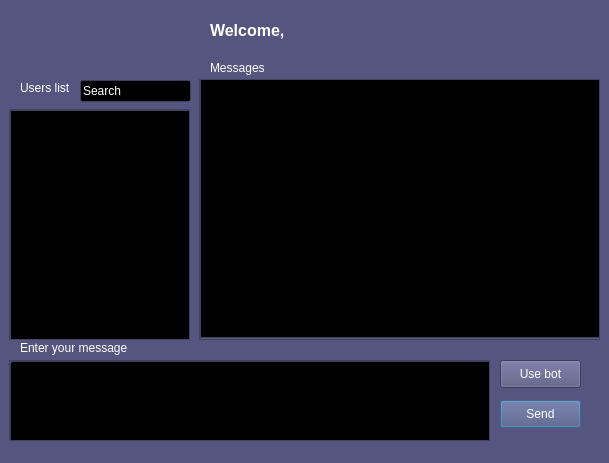
<?xml version="1.0" encoding="UTF-8"?>
<ui version="4.0">
 <class>ChatWindow</class>
 <widget class="QDialog" name="ChatWindow">
  <property name="geometry">
   <rect>
    <x>0</x>
    <y>0</y>
    <width>609</width>
    <height>463</height>
   </rect>
  </property>
  <property name="palette">
   <palette>
    <active>
     <colorrole role="WindowText">
      <brush brushstyle="SolidPattern">
       <color alpha="255">
        <red>255</red>
        <green>255</green>
        <blue>255</blue>
       </color>
      </brush>
     </colorrole>
     <colorrole role="Button">
      <brush brushstyle="SolidPattern">
       <color alpha="255">
        <red>85</red>
        <green>85</green>
        <blue>127</blue>
       </color>
      </brush>
     </colorrole>
     <colorrole role="Light">
      <brush brushstyle="SolidPattern">
       <color alpha="255">
        <red>127</red>
        <green>127</green>
        <blue>191</blue>
       </color>
      </brush>
     </colorrole>
     <colorrole role="Midlight">
      <brush brushstyle="SolidPattern">
       <color alpha="255">
        <red>106</red>
        <green>106</green>
        <blue>159</blue>
       </color>
      </brush>
     </colorrole>
     <colorrole role="Dark">
      <brush brushstyle="SolidPattern">
       <color alpha="255">
        <red>42</red>
        <green>42</green>
        <blue>63</blue>
       </color>
      </brush>
     </colorrole>
     <colorrole role="Mid">
      <brush brushstyle="SolidPattern">
       <color alpha="255">
        <red>56</red>
        <green>56</green>
        <blue>84</blue>
       </color>
      </brush>
     </colorrole>
     <colorrole role="Text">
      <brush brushstyle="SolidPattern">
       <color alpha="255">
        <red>255</red>
        <green>255</green>
        <blue>255</blue>
       </color>
      </brush>
     </colorrole>
     <colorrole role="BrightText">
      <brush brushstyle="SolidPattern">
       <color alpha="255">
        <red>255</red>
        <green>255</green>
        <blue>255</blue>
       </color>
      </brush>
     </colorrole>
     <colorrole role="ButtonText">
      <brush brushstyle="SolidPattern">
       <color alpha="255">
        <red>255</red>
        <green>255</green>
        <blue>255</blue>
       </color>
      </brush>
     </colorrole>
     <colorrole role="Base">
      <brush brushstyle="SolidPattern">
       <color alpha="255">
        <red>0</red>
        <green>0</green>
        <blue>0</blue>
       </color>
      </brush>
     </colorrole>
     <colorrole role="Window">
      <brush brushstyle="SolidPattern">
       <color alpha="255">
        <red>85</red>
        <green>85</green>
        <blue>127</blue>
       </color>
      </brush>
     </colorrole>
     <colorrole role="Shadow">
      <brush brushstyle="SolidPattern">
       <color alpha="255">
        <red>0</red>
        <green>0</green>
        <blue>0</blue>
       </color>
      </brush>
     </colorrole>
     <colorrole role="AlternateBase">
      <brush brushstyle="SolidPattern">
       <color alpha="255">
        <red>42</red>
        <green>42</green>
        <blue>63</blue>
       </color>
      </brush>
     </colorrole>
     <colorrole role="ToolTipBase">
      <brush brushstyle="SolidPattern">
       <color alpha="255">
        <red>255</red>
        <green>255</green>
        <blue>220</blue>
       </color>
      </brush>
     </colorrole>
     <colorrole role="ToolTipText">
      <brush brushstyle="SolidPattern">
       <color alpha="255">
        <red>0</red>
        <green>0</green>
        <blue>0</blue>
       </color>
      </brush>
     </colorrole>
    </active>
    <inactive>
     <colorrole role="WindowText">
      <brush brushstyle="SolidPattern">
       <color alpha="255">
        <red>255</red>
        <green>255</green>
        <blue>255</blue>
       </color>
      </brush>
     </colorrole>
     <colorrole role="Button">
      <brush brushstyle="SolidPattern">
       <color alpha="255">
        <red>85</red>
        <green>85</green>
        <blue>127</blue>
       </color>
      </brush>
     </colorrole>
     <colorrole role="Light">
      <brush brushstyle="SolidPattern">
       <color alpha="255">
        <red>127</red>
        <green>127</green>
        <blue>191</blue>
       </color>
      </brush>
     </colorrole>
     <colorrole role="Midlight">
      <brush brushstyle="SolidPattern">
       <color alpha="255">
        <red>106</red>
        <green>106</green>
        <blue>159</blue>
       </color>
      </brush>
     </colorrole>
     <colorrole role="Dark">
      <brush brushstyle="SolidPattern">
       <color alpha="255">
        <red>42</red>
        <green>42</green>
        <blue>63</blue>
       </color>
      </brush>
     </colorrole>
     <colorrole role="Mid">
      <brush brushstyle="SolidPattern">
       <color alpha="255">
        <red>56</red>
        <green>56</green>
        <blue>84</blue>
       </color>
      </brush>
     </colorrole>
     <colorrole role="Text">
      <brush brushstyle="SolidPattern">
       <color alpha="255">
        <red>255</red>
        <green>255</green>
        <blue>255</blue>
       </color>
      </brush>
     </colorrole>
     <colorrole role="BrightText">
      <brush brushstyle="SolidPattern">
       <color alpha="255">
        <red>255</red>
        <green>255</green>
        <blue>255</blue>
       </color>
      </brush>
     </colorrole>
     <colorrole role="ButtonText">
      <brush brushstyle="SolidPattern">
       <color alpha="255">
        <red>255</red>
        <green>255</green>
        <blue>255</blue>
       </color>
      </brush>
     </colorrole>
     <colorrole role="Base">
      <brush brushstyle="SolidPattern">
       <color alpha="255">
        <red>0</red>
        <green>0</green>
        <blue>0</blue>
       </color>
      </brush>
     </colorrole>
     <colorrole role="Window">
      <brush brushstyle="SolidPattern">
       <color alpha="255">
        <red>85</red>
        <green>85</green>
        <blue>127</blue>
       </color>
      </brush>
     </colorrole>
     <colorrole role="Shadow">
      <brush brushstyle="SolidPattern">
       <color alpha="255">
        <red>0</red>
        <green>0</green>
        <blue>0</blue>
       </color>
      </brush>
     </colorrole>
     <colorrole role="AlternateBase">
      <brush brushstyle="SolidPattern">
       <color alpha="255">
        <red>42</red>
        <green>42</green>
        <blue>63</blue>
       </color>
      </brush>
     </colorrole>
     <colorrole role="ToolTipBase">
      <brush brushstyle="SolidPattern">
       <color alpha="255">
        <red>255</red>
        <green>255</green>
        <blue>220</blue>
       </color>
      </brush>
     </colorrole>
     <colorrole role="ToolTipText">
      <brush brushstyle="SolidPattern">
       <color alpha="255">
        <red>0</red>
        <green>0</green>
        <blue>0</blue>
       </color>
      </brush>
     </colorrole>
    </inactive>
    <disabled>
     <colorrole role="WindowText">
      <brush brushstyle="SolidPattern">
       <color alpha="255">
        <red>42</red>
        <green>42</green>
        <blue>63</blue>
       </color>
      </brush>
     </colorrole>
     <colorrole role="Button">
      <brush brushstyle="SolidPattern">
       <color alpha="255">
        <red>85</red>
        <green>85</green>
        <blue>127</blue>
       </color>
      </brush>
     </colorrole>
     <colorrole role="Light">
      <brush brushstyle="SolidPattern">
       <color alpha="255">
        <red>127</red>
        <green>127</green>
        <blue>191</blue>
       </color>
      </brush>
     </colorrole>
     <colorrole role="Midlight">
      <brush brushstyle="SolidPattern">
       <color alpha="255">
        <red>106</red>
        <green>106</green>
        <blue>159</blue>
       </color>
      </brush>
     </colorrole>
     <colorrole role="Dark">
      <brush brushstyle="SolidPattern">
       <color alpha="255">
        <red>42</red>
        <green>42</green>
        <blue>63</blue>
       </color>
      </brush>
     </colorrole>
     <colorrole role="Mid">
      <brush brushstyle="SolidPattern">
       <color alpha="255">
        <red>56</red>
        <green>56</green>
        <blue>84</blue>
       </color>
      </brush>
     </colorrole>
     <colorrole role="Text">
      <brush brushstyle="SolidPattern">
       <color alpha="255">
        <red>42</red>
        <green>42</green>
        <blue>63</blue>
       </color>
      </brush>
     </colorrole>
     <colorrole role="BrightText">
      <brush brushstyle="SolidPattern">
       <color alpha="255">
        <red>255</red>
        <green>255</green>
        <blue>255</blue>
       </color>
      </brush>
     </colorrole>
     <colorrole role="ButtonText">
      <brush brushstyle="SolidPattern">
       <color alpha="255">
        <red>42</red>
        <green>42</green>
        <blue>63</blue>
       </color>
      </brush>
     </colorrole>
     <colorrole role="Base">
      <brush brushstyle="SolidPattern">
       <color alpha="255">
        <red>85</red>
        <green>85</green>
        <blue>127</blue>
       </color>
      </brush>
     </colorrole>
     <colorrole role="Window">
      <brush brushstyle="SolidPattern">
       <color alpha="255">
        <red>85</red>
        <green>85</green>
        <blue>127</blue>
       </color>
      </brush>
     </colorrole>
     <colorrole role="Shadow">
      <brush brushstyle="SolidPattern">
       <color alpha="255">
        <red>0</red>
        <green>0</green>
        <blue>0</blue>
       </color>
      </brush>
     </colorrole>
     <colorrole role="AlternateBase">
      <brush brushstyle="SolidPattern">
       <color alpha="255">
        <red>85</red>
        <green>85</green>
        <blue>127</blue>
       </color>
      </brush>
     </colorrole>
     <colorrole role="ToolTipBase">
      <brush brushstyle="SolidPattern">
       <color alpha="255">
        <red>255</red>
        <green>255</green>
        <blue>220</blue>
       </color>
      </brush>
     </colorrole>
     <colorrole role="ToolTipText">
      <brush brushstyle="SolidPattern">
       <color alpha="255">
        <red>0</red>
        <green>0</green>
        <blue>0</blue>
       </color>
      </brush>
     </colorrole>
    </disabled>
   </palette>
  </property>
  <property name="contextMenuPolicy">
   <enum>Qt::PreventContextMenu</enum>
  </property>
  <property name="windowTitle">
   <string>Chat</string>
  </property>
  <widget class="QLabel" name="labelWelcome">
   <property name="geometry">
    <rect>
     <x>210</x>
     <y>10</y>
     <width>101</width>
     <height>41</height>
    </rect>
   </property>
   <property name="font">
    <font>
     <pointsize>12</pointsize>
     <weight>75</weight>
     <bold>true</bold>
    </font>
   </property>
   <property name="text">
    <string>Welcome,</string>
   </property>
  </widget>
  <widget class="QScrollArea" name="scrollArea">
   <property name="geometry">
    <rect>
     <x>9</x>
     <y>109</y>
     <width>181</width>
     <height>231</height>
    </rect>
   </property>
   <property name="widgetResizable">
    <bool>true</bool>
   </property>
   <widget class="QWidget" name="scrollAreaWidgetContents">
    <property name="geometry">
     <rect>
      <x>0</x>
      <y>0</y>
      <width>177</width>
      <height>227</height>
     </rect>
    </property>
    <widget class="QListWidget" name="listWidget">
     <property name="geometry">
      <rect>
       <x>0</x>
       <y>0</y>
       <width>181</width>
       <height>231</height>
      </rect>
     </property>
    </widget>
   </widget>
  </widget>
  <widget class="QLabel" name="labelUserName">
   <property name="geometry">
    <rect>
     <x>320</x>
     <y>10</y>
     <width>191</width>
     <height>41</height>
    </rect>
   </property>
   <property name="font">
    <font>
     <pointsize>12</pointsize>
     <weight>75</weight>
     <bold>true</bold>
    </font>
   </property>
   <property name="text">
    <string/>
   </property>
  </widget>
  <widget class="QScrollArea" name="scrollArea_2">
   <property name="geometry">
    <rect>
     <x>199</x>
     <y>79</y>
     <width>401</width>
     <height>261</height>
    </rect>
   </property>
   <property name="widgetResizable">
    <bool>true</bool>
   </property>
   <widget class="QWidget" name="scrollAreaWidgetContents_2">
    <property name="geometry">
     <rect>
      <x>0</x>
      <y>0</y>
      <width>397</width>
      <height>257</height>
     </rect>
    </property>
    <widget class="QTextEdit" name="textEdit">
     <property name="geometry">
      <rect>
       <x>0</x>
       <y>-3</y>
       <width>401</width>
       <height>261</height>
      </rect>
     </property>
     <property name="palette">
      <palette>
       <active>
        <colorrole role="WindowText">
         <brush brushstyle="SolidPattern">
          <color alpha="255">
           <red>255</red>
           <green>255</green>
           <blue>255</blue>
          </color>
         </brush>
        </colorrole>
        <colorrole role="Dark">
         <brush brushstyle="SolidPattern">
          <color alpha="255">
           <red>0</red>
           <green>0</green>
           <blue>0</blue>
          </color>
         </brush>
        </colorrole>
        <colorrole role="Text">
         <brush brushstyle="SolidPattern">
          <color alpha="255">
           <red>255</red>
           <green>255</green>
           <blue>255</blue>
          </color>
         </brush>
        </colorrole>
        <colorrole role="ButtonText">
         <brush brushstyle="SolidPattern">
          <color alpha="255">
           <red>255</red>
           <green>255</green>
           <blue>255</blue>
          </color>
         </brush>
        </colorrole>
       </active>
       <inactive>
        <colorrole role="WindowText">
         <brush brushstyle="SolidPattern">
          <color alpha="255">
           <red>255</red>
           <green>255</green>
           <blue>255</blue>
          </color>
         </brush>
        </colorrole>
        <colorrole role="Dark">
         <brush brushstyle="SolidPattern">
          <color alpha="255">
           <red>0</red>
           <green>0</green>
           <blue>0</blue>
          </color>
         </brush>
        </colorrole>
        <colorrole role="Text">
         <brush brushstyle="SolidPattern">
          <color alpha="255">
           <red>255</red>
           <green>255</green>
           <blue>255</blue>
          </color>
         </brush>
        </colorrole>
        <colorrole role="ButtonText">
         <brush brushstyle="SolidPattern">
          <color alpha="255">
           <red>255</red>
           <green>255</green>
           <blue>255</blue>
          </color>
         </brush>
        </colorrole>
       </inactive>
       <disabled>
        <colorrole role="WindowText">
         <brush brushstyle="SolidPattern">
          <color alpha="255">
           <red>0</red>
           <green>0</green>
           <blue>0</blue>
          </color>
         </brush>
        </colorrole>
        <colorrole role="Dark">
         <brush brushstyle="SolidPattern">
          <color alpha="255">
           <red>0</red>
           <green>0</green>
           <blue>0</blue>
          </color>
         </brush>
        </colorrole>
        <colorrole role="Text">
         <brush brushstyle="SolidPattern">
          <color alpha="255">
           <red>0</red>
           <green>0</green>
           <blue>0</blue>
          </color>
         </brush>
        </colorrole>
        <colorrole role="ButtonText">
         <brush brushstyle="SolidPattern">
          <color alpha="255">
           <red>0</red>
           <green>0</green>
           <blue>0</blue>
          </color>
         </brush>
        </colorrole>
       </disabled>
      </palette>
     </property>
    </widget>
   </widget>
  </widget>
  <widget class="QLabel" name="labelEnter">
   <property name="geometry">
    <rect>
     <x>20</x>
     <y>340</y>
     <width>121</width>
     <height>16</height>
    </rect>
   </property>
   <property name="text">
    <string>Enter your message</string>
   </property>
  </widget>
  <widget class="QScrollArea" name="scrollArea_3">
   <property name="geometry">
    <rect>
     <x>9</x>
     <y>360</y>
     <width>481</width>
     <height>81</height>
    </rect>
   </property>
   <property name="widgetResizable">
    <bool>true</bool>
   </property>
   <widget class="QWidget" name="scrollAreaWidgetContents_3">
    <property name="geometry">
     <rect>
      <x>0</x>
      <y>0</y>
      <width>477</width>
      <height>77</height>
     </rect>
    </property>
    <widget class="QLineEdit" name="lineEnter">
     <property name="geometry">
      <rect>
       <x>0</x>
       <y>0</y>
       <width>481</width>
       <height>81</height>
      </rect>
     </property>
     <property name="alignment">
      <set>Qt::AlignLeading|Qt::AlignLeft|Qt::AlignTop</set>
     </property>
    </widget>
   </widget>
  </widget>
  <widget class="QPushButton" name="sendButton">
   <property name="geometry">
    <rect>
     <x>500</x>
     <y>400</y>
     <width>81</width>
     <height>28</height>
    </rect>
   </property>
   <property name="text">
    <string>Send</string>
   </property>
  </widget>
  <widget class="QLabel" name="labelUsersList">
   <property name="geometry">
    <rect>
     <x>20</x>
     <y>80</y>
     <width>51</width>
     <height>16</height>
    </rect>
   </property>
   <property name="text">
    <string>Users list</string>
   </property>
  </widget>
  <widget class="QLabel" name="labelMessages">
   <property name="geometry">
    <rect>
     <x>210</x>
     <y>60</y>
     <width>81</width>
     <height>16</height>
    </rect>
   </property>
   <property name="text">
    <string>Messages</string>
   </property>
  </widget>
  <widget class="QLineEdit" name="lineEdit">
   <property name="geometry">
    <rect>
     <x>80</x>
     <y>80</y>
     <width>111</width>
     <height>22</height>
    </rect>
   </property>
   <property name="text">
    <string>Search</string>
   </property>
  </widget>
  <widget class="QPushButton" name="useBotButton">
   <property name="geometry">
    <rect>
     <x>500</x>
     <y>360</y>
     <width>81</width>
     <height>28</height>
    </rect>
   </property>
   <property name="text">
    <string>Use bot</string>
   </property>
  </widget>
 </widget>
 <resources/>
 <connections/>
</ui>
